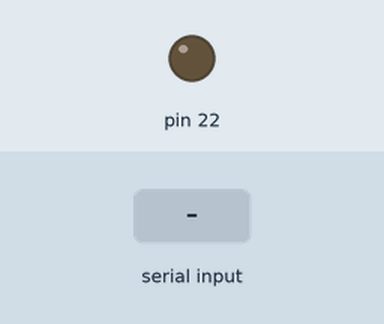
Simulated run of this sketch. Board: Arduino Mega 2560, built with avr-gcc and run on an emulated ATmega2560. Shown: output pins drawn as LEDs (lit = HIGH). The inputs (shaded band) are chosen by the test bench.

Above: at 1.2 s.
1.3 s: "m\n" received over the second serial link
At 1.8 s:
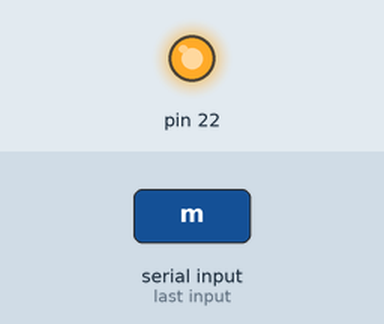
2.8 s: "n\n" received over the second serial link
At 4.2 s:
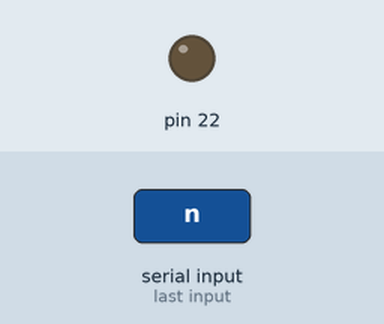
Timing chart, 0 to 5.8 s (numbered marks = the images above; inputs shaded):
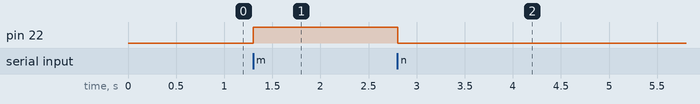

The sketch:

ESP_ESP_receive.ino
```cpp
//ESPとESPの通信
//今回serial2使う
void setup() {
  // シリアル初期化

  Serial2.begin(115200); // TX=16,RX=17 がデフォルト
  while(!Serial2);

  // LED出力ピン
  pinMode(22, OUTPUT);
  // 初期はLED消灯
  digitalWrite(22, LOW);
}
void loop() {
  String command;
  if (Serial2.available() > 0) {
    // 改行までをコマンドとして受付
    command = Serial2.readStringUntil('\n');
    // コマンド文字列をトリム
    command.trim();
    if (command.equals("m")) {
      // コマンドがONなら点灯
      digitalWrite(22, HIGH);
    }
    else if (command.equals("n")) {
      // コマンドがOFFなら消灯
      digitalWrite(22, LOW);
    }
  }
  delay(100);
}
```

Measured:
- after the input at 1.3 s, pin 22: LOW → HIGH at once
- after the input at 2.8 s, pin 22: HIGH → LOW at once
